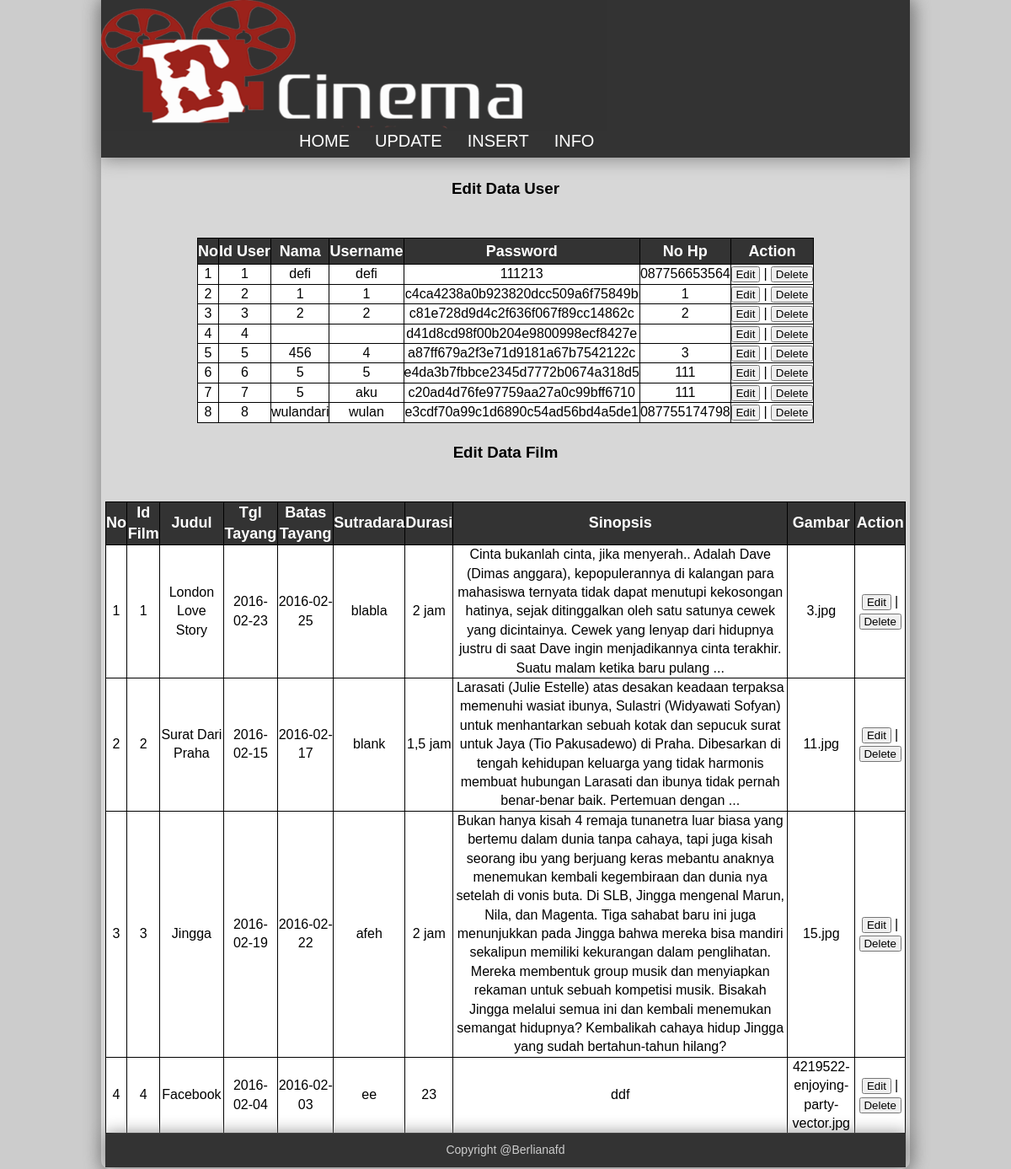
/admin/editing.php, run on the app's committed database.
### tables this page shows
CREATE TABLE IF NOT EXISTS `user` (
  `id_user` int(11) NOT NULL AUTO_INCREMENT,
  `nama` varchar(100) NOT NULL,
  `username` varchar(100) NOT NULL,
  `password` varchar(100) NOT NULL,
  `email` varchar(100) NOT NULL,
  `jenis_kelamin` varchar(2) NOT NULL,
  `usia` varchar(50) NOT NULL,
  `no_hp` varchar(100) NOT NULL,
  PRIMARY KEY (`id_user`)
);

CREATE TABLE IF NOT EXISTS `film` (
  `id_film` int(100) NOT NULL AUTO_INCREMENT,
  `judul` varchar(100) NOT NULL,
  `tgl_tayang` date NOT NULL,
  `sampai_dengan` date NOT NULL,
  `sutradara` varchar(100) NOT NULL,
  `jenis_film` varchar(50) NOT NULL,
  `durasi` varchar(50) NOT NULL,
  `sinopsis` text NOT NULL,
  `gambar` varchar(100) NOT NULL,
  PRIMARY KEY (`id_film`)
);

### admin/editing.php (the view, shortened to what this page needs)
<!DOCTYPE html>
<html>
<head>
</head>
<body>
</body>
</html>
<?php
include"header.php";
?>
<div class="content">
<div align="center">
	<p>&nbsp;</p>
	<h3>Edit Data User </h3>
	<p>&nbsp;</p>
<?php
			include "../koneksi/koneksi.php";
			$query = mysqli_query($konek, "SELECT * FROM user");
			echo "<br><table border='0' cellpadding='1' cellspacing='1' bordercolor='black' bgcolor='black'>
			<tr bgcolor='#333' height='30'><font color='black'>
			<th align='center'><font color='white' face='Arial' size=4>No</font></th>
			<th align='center'><font color='white' face='Arial' size=4>Id User</font></th>
			<th align='center'><font color='white' face='Arial' size=4>Nama</font></th>
			<th align='center'><font color='white' face='Arial' size=4>Username</font></th>
			<th align='center'><font color='white' face='Arial' size=4>Password</font></th>
			<th align='center'><font color='white' face='Arial' size=4>No Hp</font></th>
			<th align='center'><font color='white' face='Arial' size=4>Action</font></th>
			</tr>";
			$j=0;
			while ($row=mysqli_fetch_array($query)) {
			echo "<tr><td align='center' bgcolor='white'>";
			echo "<font face='Arial' size=3>";
			echo $j+1;
			echo "<td align='center' bgcolor='white'>";
			echo "<font face='Arial' size=3>";
			echo $row["id_user"];
			echo"</font>";
			echo"</td>";
			echo "<td align='center' bgcolor='white'>";
			echo "<font face='Arial' size=3>";
			echo $row["nama"];
			echo"</font>";
			echo"</td>";
			echo"</td>";
			echo "<td align='center' bgcolor='white'>";
			echo "<font face='Arial' size=3>";
			echo $row["username"];
			echo"</font>";
			echo"</td>";
			echo "<td align='center' bgcolor='white'>";
			echo "<font face='Arial' size=3>";
			echo $row["password"];
			echo"</font>";
			echo"</td>";
			echo "<td align='center' bgcolor='white'>";
			echo "<font face='Arial' size=3>";
			echo $row["no_hp"];
			echo"</font>";
			echo"<td align='center' bgcolor='white'>";
			echo "<a href='edit_user.php?id_user=".$row['id_user']."'><input type='submit' value=' Edit '></a> | <a href='delete.php?id_user=".$row['id_user']."'><input type='submit' value=' Delete '></a>";
			$j++;
			}
			echo"</table>";
?>
<p>&nbsp;</p>
<h3>Edit Data Film </h3>
	<p>&nbsp;</p>
<?php
	$query = mysqli_query($konek, "SELECT * FROM film");
			echo "<br><table border='0' cellpadding='1' cellspacing='1' bordercolor='black' bgcolor='black'>
			<tr bgcolor='#333' height='30'><font color='black'>
			<th align='center'><font color='white' face='Arial' size=4>No</font></th>
			<th align='center'><font color='white' face='Arial' size=4>Id Film</font></th>
			<th align='center'><font color='white' face='Arial' size=4>Judul</font></th>
			<th align='center'><font color='white' face='Arial' size=4>Tgl Tayang</font></th>
			<th align='center'><font color='white' face='Arial' size=4>Batas Tayang</font></th>
			<th align='center'><font color='white' face='Arial' size=4>Sutradara</font></th>
			<th align='center'><font color='white' face='Arial' size=4>Durasi</font></th>
			<th align='center'><font color='white' face='Arial' size=4>Sinopsis</font></th>
			<th align='center'><font color='white' face='Arial' size=4>Gambar</font></th>
			<th align='center'><font color='white' face='Arial' size=4>Action</font></th>
			</tr>";
			$j=0;
			while ($row=mysqli_fetch_array($query)) {
			echo "<tr><td align='center' bgcolor='white'>";
			echo "<font face='Arial' size=3>";
			echo $j+1;
			echo "<td align='center' bgcolor='white'>";
			echo "<font face='Arial' size=3>";
			echo $row["id_film"];
			echo"</font>";
			echo"</td>";
			echo "<td align='center' bgcolor='white'>";
			echo "<font face='Arial' size=3>";
			echo $row["judul"];
			echo"</font>";
			echo"</td>";
			echo "<td align='center' bgcolor='white'>";
			echo "<font face='Arial' size=3>";
			echo $row["tgl_tayang"];
			echo"</font>";
			echo"</td>";
			echo "<td align='center' bgcolor='white'>";
			echo "<font face='Arial' size=3>";
			echo $row["sampai_dengan"];
			echo"</font></td>";
			echo "<td align='center' bgcolor='white'>";
			echo "<font face='Arial' size=3>";
			echo $row["sutradara"];
			echo"</font></td>";
			echo "<td align='center' bgcolor='white'>";
			echo "<font face='Arial' size=3>";
			echo $row["durasi"];
			echo"</font></td>";
			echo "<td align='center' bgcolor='white'>";
			echo "<font face='Arial' size=3>";
			echo $row["sinopsis"];
			echo"</font></td>";
			echo "<td align='center' bgcolor='white'>";
			echo "<font face='Arial' size=3>";
			echo $row["gambar"];
			echo"</font>";
			echo"</td>";
			echo"<td align='center' bgcolor='white'>";
			echo "<a href='edit_film.php?id_film=".$row['id_film']."'><input type='submit' value=' Edit '></a> | <a href='delete_film.php?id_film=".$row['id_film']."'><input type='submit' value=' Delete '></a>";
			$j++;
			}
			echo"</table>";
?>
</div>
<?php
include"footer.php";
?>

### css/style.css (style rules this page uses)
* { padding:0; margin:0; }
body { font: 100%/1.4 Verdana, Arial, Helvetica, sans-serif; background-color: #CCC; margin: 0; padding: 0; color: #000; }
.content { padding: 2px 5px; }

### data on the page
user: id_user "1", nama "defi", username "defi", password "111213", no_hp "087756653564"
user: id_user "2", nama "1", username "1", password "c4ca4238a0b923820dcc509a6f75849b", no_hp "1"
user: id_user "3", nama "2", username "2", password "c81e728d9d4c2f636f067f89cc14862c", no_hp "2"
user: id_user "4", password "d41d8cd98f00b204e9800998ecf8427e"
user: id_user "5", nama "456", username "4", password "a87ff679a2f3e71d9181a67b7542122c", no_hp "3"
user: id_user "6", nama "5", username "5", password "e4da3b7fbbce2345d7772b0674a318d5", no_hp "111"
user: id_user "7", nama "5", username "aku", password "c20ad4d76fe97759aa27a0c99bff6710", no_hp "111"
user: id_user "8", nama "wulandari", username "wulan", password "e3cdf70a99c1d6890c54ad56bd4a5de1", no_hp "087755174798"
film: id_film "1", judul "London Love Story", tgl_tayang "2016-02-23", sampai_dengan "2016-02-25", sutradara "blabla", durasi "2 jam", sinopsis "Cinta bukanlah cinta, jika menyerah.. Adalah Dave (Dimas anggara), kepopulerannya di kalangan para mahasiswa ternyata tidak dapat menutupi kekosongan hatinya, sejak ditinggalkan oleh satu satunya cewek yang dicintainya. Cewek yang lenyap dari hidupnya justru di saat Dave ingin menjadikannya cinta terakhir. Suatu malam ketika baru pulang ...", gambar "3.jpg"
film: id_film "2", judul "Surat Dari Praha", tgl_tayang "2016-02-15", sampai_dengan "2016-02-17", sutradara "blank", durasi "1,5 jam", sinopsis "Larasati (Julie Estelle) atas desakan keadaan terpaksa memenuhi wasiat ibunya, Sulastri (Widyawati Sofyan) untuk menhantarkan sebuah kotak dan sepucuk surat untuk Jaya (Tio Pakusadewo) di Praha. Dibesarkan di tengah kehidupan keluarga yang tidak harmonis membuat hubungan Larasati dan ibunya tidak pernah benar-benar baik. Pertemuan dengan ...", gambar "11.jpg"
film: id_film "3", judul "Jingga", tgl_tayang "2016-02-19", sampai_dengan "2016-02-22", sutradara "afeh", durasi "2 jam", sinopsis "Bukan hanya kisah 4 remaja tunanetra luar biasa yang bertemu dalam dunia tanpa cahaya, tapi juga kisah seorang ibu yang berjuang keras mebantu anaknya menemukan kembali kegembiraan dan dunia nya setelah di vonis buta. Di SLB, Jingga mengenal Marun, Nila, dan Magenta. Tiga sahabat baru ini juga menunjukkan pada Jingga bahwa mereka bisa mandiri sekalipun memiliki kekurangan dalam penglihatan. Mereka membentuk group musik dan menyiapkan rekaman untuk sebuah kompetisi musik. Bisakah Jingga melalui semua ini dan kembali menemukan semangat hidupnya? Kembalikah cahaya hidup Jingga yang sudah bertahun-tahun hilang?", gambar "15.jpg"
film: id_film "4", judul "Facebook", tgl_tayang "2016-02-04", sampai_dengan "2016-02-03", sutradara "ee", durasi "23", sinopsis "ddf", gambar "4219522-enjoying-party-vector.jpg"
